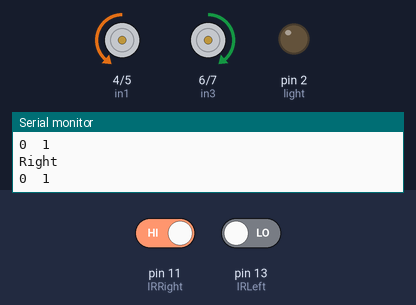
The sketch below on a simulated Arduino Uno, built with avr-gcc and run on an emulated ATmega328P. Shown: motor-driver pin pairs drawn as motors (green arrow = first pin HIGH = forward, orange = second pin HIGH = backward, longer = more drive, scaled by the enable pin), output pins drawn as LEDs (lit = HIGH), the last lines printed to the serial monitor. The inputs (shaded band) are chosen by the test bench; at power-on: pin 11 (IRRight) HIGH, pin 13 (IRLeft) LOW.

Above: at 1.2 s.
1.3 s: pin 11 (IRRight) driven LOW
At 2.5 s:
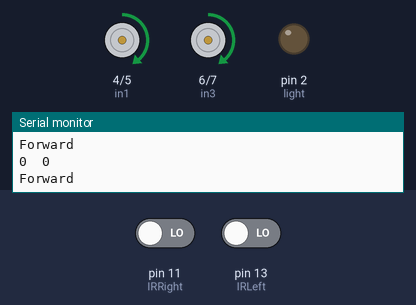
2.8 s: pin 13 (IRLeft) driven HIGH
At 3.8 s:
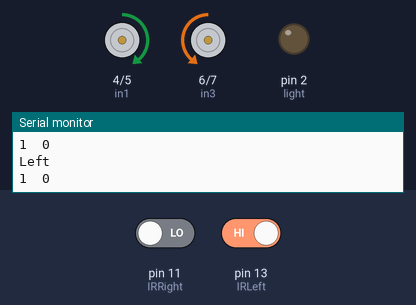
4.3 s: pin 11 (IRRight) driven HIGH
At 4.8 s:
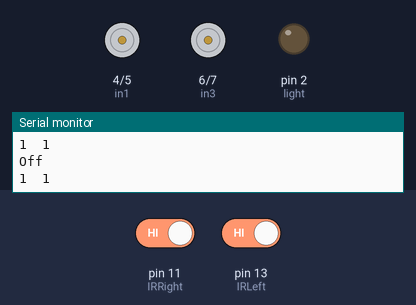
5.8 s: pin 13 (IRLeft) driven LOW
At 7.1 s:
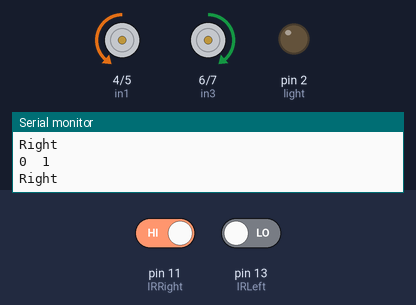
Timing chart, 0 to 8.3 s (numbered marks = the images above; inputs shaded):
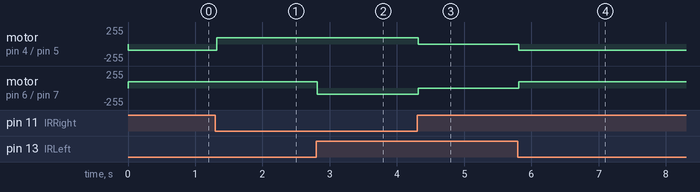

Measured:
- after the input at 1.3 s, motor on pin 4 (in1) / pin 5 (in2): backward 95/255 → forward 95/255 at once
- after the input at 2.8 s, motor on pin 6 (in3) / pin 7 (in4): forward 95/255 → backward 95/255 at once
- after the input at 4.3 s, motor on pin 4 (in1) / pin 5 (in2): forward 95/255 → stopped at once; motor on pin 6 (in3) / pin 7 (in4): backward 95/255 → stopped at once
- after the input at 5.8 s, motor on pin 4 (in1) / pin 5 (in2): stopped → backward 95/255 at once; motor on pin 6 (in3) / pin 7 (in4): stopped → forward 95/255 at once

The sketch:

avrobot.ino
```cpp
// Motor A connections
int enA = 3;
int in1 = 4;
int in2 = 5;
// Motor B connections
int enB = 9;
int in3 = 6;
int in4 = 7;

// Light
int light = 2;
int analogLight = A4;

// Infrared
int IRLeft = 13;
int IRLeftAnalog = A0;
int IRRight = 11;
int IRRightAnalog = A1;

void setup() {
	// Set all the motor control pins to outputs
	pinMode(enA, OUTPUT);
	pinMode(enB, OUTPUT);
	pinMode(in1, OUTPUT);
	pinMode(in2, OUTPUT);
	pinMode(in3, OUTPUT);
	pinMode(in4, OUTPUT);

	// Turn off motors - Initial state
	digitalWrite(in1, LOW);
	digitalWrite(in2, LOW);
	digitalWrite(in3, LOW);
	digitalWrite(in4, LOW);

  // Set Infrared
  pinMode(IRLeft, INPUT);
  pinMode(IRRight, INPUT);
  pinMode(IRRightAnalog, INPUT);
  pinMode(IRLeftAnalog, INPUT);

  pinMode(light, OUTPUT);

  Serial.begin(9600);
}

int maxSpeed = 95;
void loop() {
  // digitalWrite(light, HIGH);
  // int val = analogRead(analogLight);

  int rightSensor = digitalRead(IRRight);
  int leftSensor = digitalRead(IRLeft);

  Serial.print(leftSensor);
  Serial.print("\t");
  Serial.println(rightSensor);


  if (rightSensor == LOW && leftSensor == LOW) {
    Serial.println("Forward");
    motorForward();
      analogWrite(enA, maxSpeed);
  analogWrite(enB, maxSpeed);
  } else if (rightSensor == HIGH && leftSensor == LOW) {
    Serial.println("Right");
    turnRight();
      analogWrite(enA, maxSpeed);
  analogWrite(enB, maxSpeed);
  } else if (rightSensor == LOW && leftSensor == HIGH) {
    Serial.println("Left");
    turnLeft();
      analogWrite(enA, maxSpeed);
  analogWrite(enB, maxSpeed);
  } else {
    Serial.println("Off");
     motorOff();
       analogWrite(enA, maxSpeed);
  analogWrite(enB, maxSpeed);
  }
}

// This function lets you control spinning direction of motors
void directionControl() {
	// Set motors to maximum speed
	// For PWM maximum possible values are 0 to 255
	analogWrite(enA, 5);
	analogWrite(enB, 5);

	// Turn on motor A & B
	digitalWrite(in1, HIGH);
	digitalWrite(in2, LOW);
	digitalWrite(in3, HIGH);
	digitalWrite(in4, LOW);
	delay(6000);

	// Now change motor directions
	digitalWrite(in1, LOW);
	digitalWrite(in2, HIGH);
	digitalWrite(in3, LOW);
	digitalWrite(in4, HIGH);
	delay(6000);

	// Turn off motors
	digitalWrite(in1, LOW);
	digitalWrite(in2, LOW);
	digitalWrite(in3, LOW);
	digitalWrite(in4, LOW);
}

void motorForward() {
  	digitalWrite(in1, HIGH);
    digitalWrite(in2, LOW);
    digitalWrite(in3, HIGH);
    digitalWrite(in4, LOW);
}

void motorBackward() {
  	digitalWrite(in1, LOW);
    digitalWrite(in2, HIGH);
    digitalWrite(in3, LOW);
    digitalWrite(in4, HIGH);
}

void motorOff() {
  digitalWrite(in1, LOW);
  digitalWrite(in2, LOW);
  digitalWrite(in3, LOW);
  digitalWrite(in4, LOW);
}

void turnLeft() {
  digitalWrite(in1, HIGH);
  digitalWrite(in2, LOW);
  digitalWrite(in3, LOW);
  digitalWrite(in4, HIGH);
}

void turnRight() {
  digitalWrite(in1, LOW);
  digitalWrite(in2, HIGH);
  digitalWrite(in3, HIGH);
  digitalWrite(in4, LOW);
}

// This function lets you control speed of the motors
void speedControl() {
	// Turn on motors
	digitalWrite(in1, LOW);
	digitalWrite(in2, HIGH);
	digitalWrite(in3, LOW);
	digitalWrite(in4, HIGH);

	// Accelerate from zero to maximum speed
	for (int i = 0; i < 6; i++) {
		analogWrite(enA, i);
		analogWrite(enB, i);
		delay(100);
	}

	// Decelerate from maximum speed to zero
	for (int i = 5; i >= 0; --i) {
		analogWrite(enA, i);
		analogWrite(enB, i);
		delay(100);
	}

	// Now turn off motors
	digitalWrite(in1, LOW);
	digitalWrite(in2, LOW);
	digitalWrite(in3, LOW);
	digitalWrite(in4, LOW);
}
```
